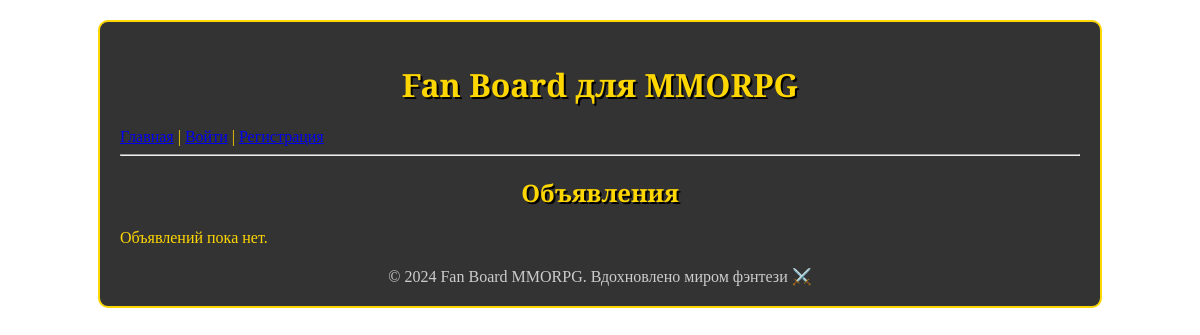
The app's page /, older data.
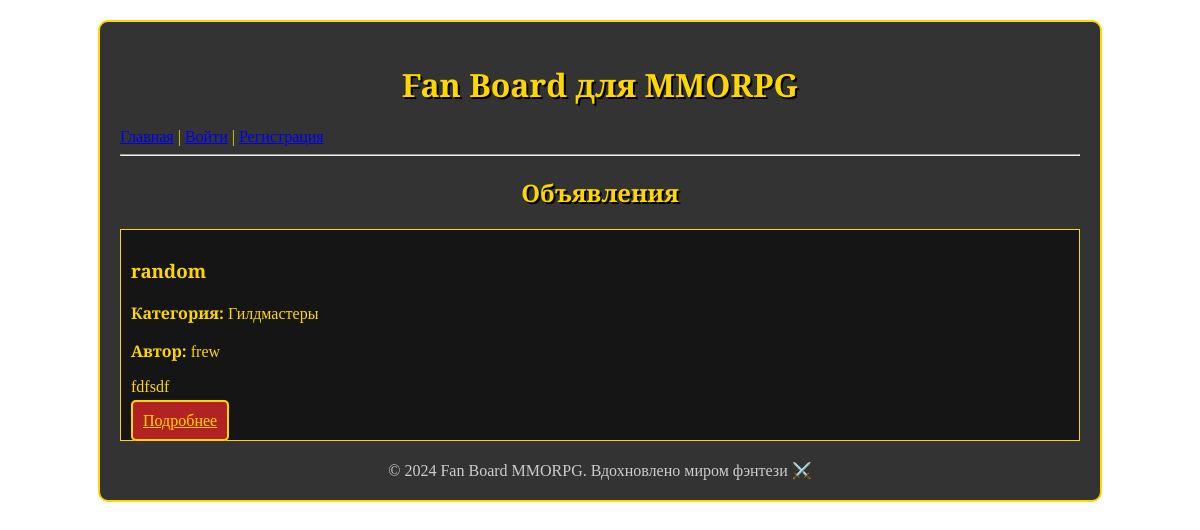
The same page, newer data.
### board/models.py (models this page shows, shortened)
class Announcement(models.Model):
    user = models.ForeignKey(User, on_delete=models.CASCADE)
    title = models.CharField(max_length=200)
    content = models.TextField(blank=True)
    category = models.ForeignKey(Category, on_delete=models.SET_NULL, null=True)
    image = models.ImageField(upload_to='announcements/', blank=True, null=True)
    created_at = models.DateTimeField(auto_now_add=True)

class Category(models.Model):
    CATEGORY_CHOICES = [
        ('tank', 'Танки'),
        ('healer', 'Хилы'),
        ('dd', 'ДД'),
        ('trader', 'Торговцы'),
        ('guildmaster', 'Гилдмастеры'),
        ('questgiver', 'Квестгиверы'),
        ('blacksmith', 'Кузнецы'),
        ('leatherworker', 'Кожевники'),
        ('alchemist', 'Зельевары'),
        ('spellmaster', 'Мастера заклинаний'),
    ]
    name = models.CharField(max_length=50, choices=CATEGORY_CHOICES, unique=True)

class User(AbstractUser):
    email_confirmed = models.BooleanField(default=False)
    confirmation_token = models.UUIDField(default=uuid.uuid4, editable=False, null=True, blank=True)
    token_created_at = models.DateTimeField(auto_now_add=True)

### board/views.py (the view)
# urls.py: path('', views.index, name='index'),
def index(request):
    announcements = Announcement.objects.all().order_by('-created_at')
    return render(request, 'announcement_list.html', {'announcements': announcements})

### templates/announcement_list.html (shortened to what this page needs)
{% extends 'base.html' %}
{% block content %}
<h2>Объявления</h2>
{% if announcements %}
    {% for announcement in announcements %}
        <div style="border: 1px solid #FFD700; padding: 10px; margin-bottom: 15px; background: rgba(0,0,0,0.6);">
            <h3>{{ announcement.title }}</h3>
            <p><b>Категория:</b> {{ announcement.category.get_name_display }}</p>
            <p><b>Автор:</b> {{ announcement.user.username }}</p>
            <p>{{ announcement.content|safe|truncatewords:30 }}</p>
            <a href="{% url 'announcement_detail' announcement.pk %}" class="btn">Подробнее</a>
        </div>
    {% endfor %}
{% else %}
    <p>Объявлений пока нет.</p>
{% endif %}
{% endblock %}

Row changes from the older to the newer data that the page shows:
added Announcement: title "random", category.name "Гилдмастеры", user.username "frew", content "fdfsdf"
Text that changed along with them:
text no longer shown: "Объявлений пока нет."
